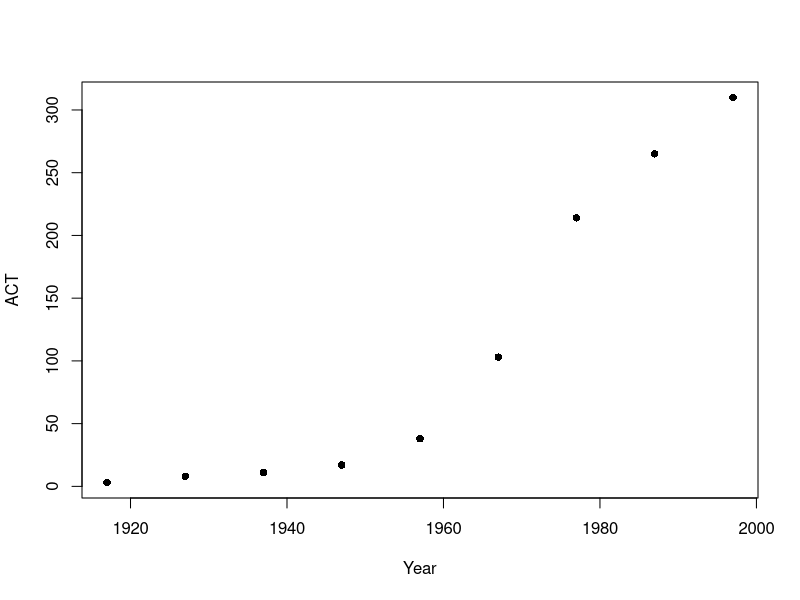

The R source for this figure: (Note: this script raises an error after producing the figure.)
## ---- chunk 1

austpop <- structure(
  list(
    Year = c(1917, 1927, 1937, 1947, 1957, 1967, 1977, 1987, 1997),
    NSW = c(1904, 2402, 2693, 2985, 3625, 4295, 5002,5617, 6274),
    Vic. = c(1409, 1727, 1853, 2055, 2656, 3274, 3837,4210, 4605), 
    Qld = c(683, 873, 993, 1106, 1413, 1700, 2130, 2675,3401),
    SA = c(440, 565, 589, 646, 873, 1110, 1286, 1393, 1480),
    WA = c(306, 392, 457, 502, 688, 879, 1204, 1496, 1798),
    Tas. = c(193,211, 233, 257, 326, 375, 415, 449, 474),
    NT = c(5, 4, 6, 11,21, 62, 104, 158, 187),
    ACT = c(3, 8, 11, 17, 38, 103, 214, 265,310),
    Aust. = c(4941, 6182, 6836, 7579, 9640, 11799, 14192, 16264,18532)
    ),
  .Names = c("Year", "NSW", "Vic.", "Qld", "SA", "WA","Tas.", "NT", "ACT", "Aust."),
  class = "data.frame",
  row.names = c("1", "2", "3", "4", "5", "6", "7", "8", "9")
  )

# Plotagem
plot(ACT ~ Year, data=austpop, pch=16)


## ---- chunk 2
names(austpop)
## ---- chunk 3

elasticband <- data.frame(
  stretch=c(46,54,48,50,44,42,52),
  distance=c(148,182,173,166,109,141,166)
)

elasticband <- edit(elasticband) #Muito interessante para entrada rápida e manual

## ---- chunk 4

help(plot)
apropos("plot") #muito útil. Lista todas as funções com a palavra no argumento.
help.search("matrix")
